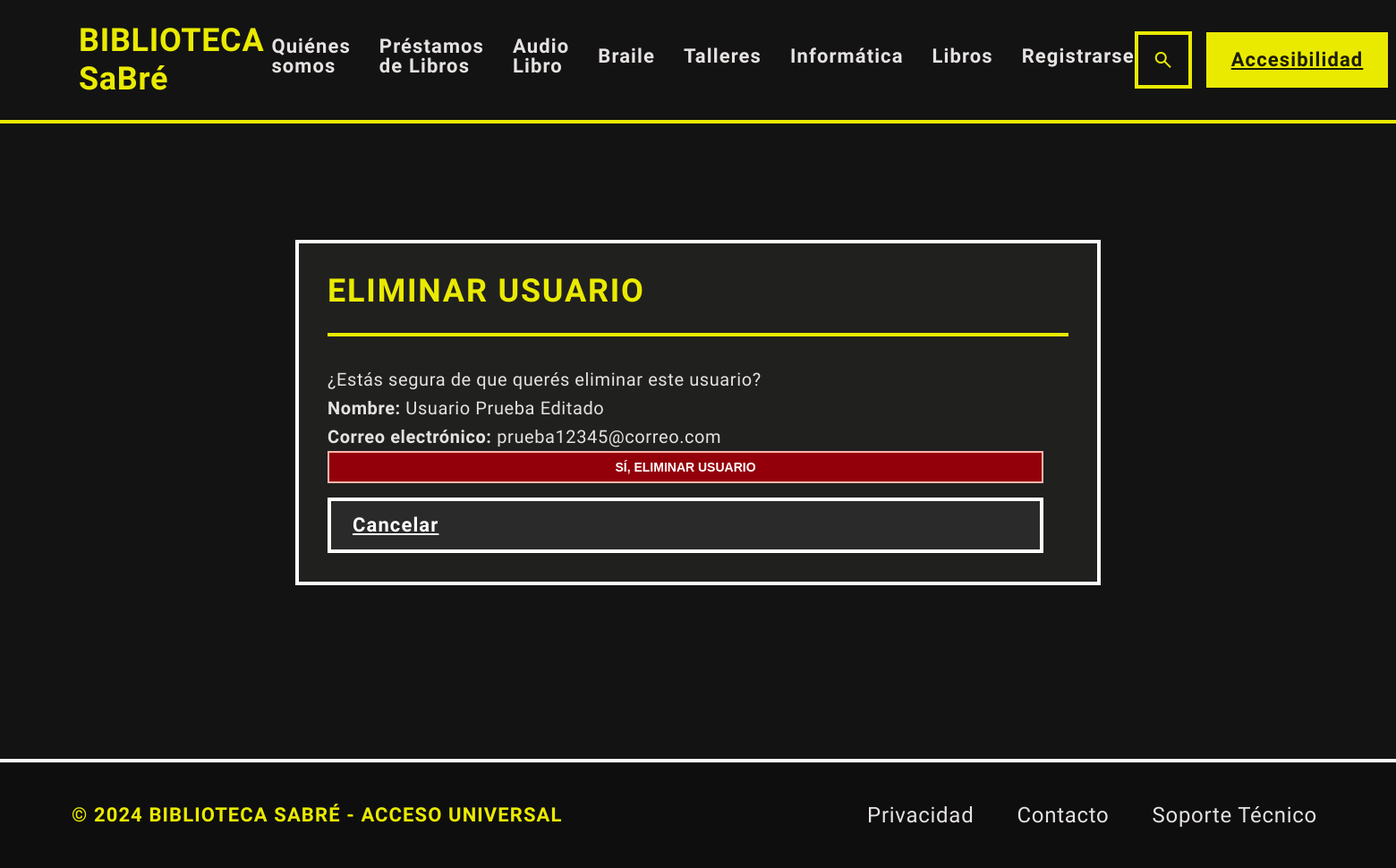
Page /eliminar-usuario/1/ (signed in) on the committed database.
### Administrador/models.py (models this page shows, shortened)
class Usuarios(models.Model):
    nombre_usuario = models.CharField(max_length=30)
    email_usuario = models.EmailField()

### Administrador/views.py (the view, shortened to what this page needs)
# urls.py: path('eliminar-usuario/<int:id>/', views.eliminar_usuario, name='eliminar_usuario'),
@staff_member_required
def eliminar_usuario(request, id):
    usuario = get_object_or_404(Usuarios, id=id)
    return render(
        request,
        'Administrador/eliminar_usuario.html',
        {'usuario': usuario}
    )

### templates/Administrador/eliminar_usuario.html (shortened to what this page needs)
{% extends "Administrador/index.html" %}
{% load static %}
{% block codigoDinamico %}
<main class="main-content">
    <section class="products-section">
        <div class="products-header">
            <h1 class="section-title uppercase tracking-wider">
                ELIMINAR USUARIO
            </h1>
        </div>
        <div class="form-container">
            <p>
                ¿Estás segura de que querés eliminar este usuario?
            </p>
            <p>
                <strong>Nombre:</strong> {{ usuario.nombre_usuario }}
            </p>
            <p>
                <strong>Correo electrónico:</strong> {{ usuario.email_usuario }}
            </p>
            <form method="POST">
                <button type="submit" class="btn-eliminar">
                    Sí, eliminar usuario
                </button>
                <a href="{% url 'usuarios' %}" class="btn-buscar-usuarios">
                    Cancelar
                </a>
            </form>
        </div>
    </section>
</main>
{% endblock codigoDinamico %}

### static/Administrador/style.css (style rules this page uses)
:root { --primary-fixed-dim: #cdcd00; --on-secondary-container: #b5b5b5; --background: #131313; --on-secondary: #303030; --outline: #939277; --inverse-surface: #e5e2e1; --on-surface-variant: #cac8aa; --surface-container-low: #1c1b1b; --outline-variant: #484831; --on-tertiary-container: #636565; --surface-container-high: #2a2a2a; --surface-container: #20201f; --error-container: #93000a; --on-tertiary-fixed-variant: #454747; --secondary: #c6c6c6; --on-primary-fixed-variant: #494900; --on-primary-container: #686800; --on-primary: #323200; --tertiary: #ffffff; --on-secondary-fixed: #1b1b1b; --on-error-container: #ffdad6; --on-background: #e5e2e1; --inverse-primary: #626200; --primary-fixed: #eaea00; --secondary-fixed: #e2e2e2; --secondary-container: #474747; --surface-tint: #cdcd00; --on-primary-fixed: #1d1d00; --primary: #ffffff; --surface-dim: #131313; --on-tertiary: #2f3131; --secondary-fixed-dim: #c6c6c6; --on-secondary-fixed-variant: #474747; --surface-bright: #393939; --inverse-on-surface: #313030; --surface-container-lowest: #0e0e0e; --on-tertiary-fixed: #1a1c1c; --tertiary-fixed-dim: #c6c6c7; --tertiary-container: #e2e2e2; --tertiary-fixed: #e2e2e2; --surface-variant: #353535; --error: #ffb4ab; --on-error: #690005; --surface: #131313; --on-surface: #e5e2e1; --surface-container-highest: #353535; --primary-container: #eaea00; --margin-desktop: 80px; --margin-mobile: 24px; --gutter: 32px; --stack-sm: 16px; --stack-md: 32px; --stack-lg: 64px; --font-atkinson: "Atkinson Hyperlegible Next", sans-serif; }
* { box-sizing: border-box; margin: 0; padding: 0; }
body { background-color: var(--background); color: var(--on-background); font-family: var(--font-atkinson); font-size: 20px; line-height: 1.6; letter-spacing: 0.03em; font-weight: 400; min-height: 100vh; display: flex; flex-direction: column; }
.main-content { flex-grow: 1; display: flex; flex-direction: column; gap: var(--stack-lg); padding: var(--margin-desktop); }
.section-title { font-size: 36px; line-height: 1.2; letter-spacing: 0.02em; font-weight: 700; color: var(--primary-fixed); border-bottom: 4px solid var(--primary-fixed); padding-bottom: 16px; display: inline-block; align-self: flex-start; }
.products-section { display: flex; flex-direction: column; gap: var(--stack-md); margin-top: var(--stack-lg); border: 4px solid var(--tertiary); padding: 32px; background-color: var(--surface-container); }
.products-header { display: flex; flex-direction: row; align-items: center; justify-content: space-between; gap: 16px; border-bottom: 4px solid var(--primary-fixed); padding-bottom: 24px; }
.products-header .section-title { border-bottom: none; padding-bottom: 0; }
.uppercase { text-transform: uppercase; }
.tracking-wider { letter-spacing: 0.05em; }
.btn-buscar-usuarios { background-color: var(--surface-container-high); color: var(--tertiary); font-size: 22px; line-height: 1; letter-spacing: 0.05em; font-weight: 700; padding: 16px 24px; border: 4px solid var(--tertiary); border-radius: 0; cursor: pointer; display: flex; align-items: center; gap: 8px; transition: background-color 0.15s ease, color 0.15s ease; }
.btn-eliminar { background-color: var(--error-container); color: var(--tertiary); border: 2px solid var(--error); font-weight: 700; padding: 8px 16px; font-size: 14px; text-transform: uppercase; border-radius: 0; cursor: pointer; transition: background-color 0.15s ease, color 0.15s ease; }
form { display: flex; flex-direction: column; gap: 16px; max-width: 800px; }
main.main-content > .products-section { width: min(900px, 92%); margin: 50px auto; box-sizing: border-box; }

### rows in the picture
Usuarios: nombre_usuario "Usuario Prueba Editado", email_usuario "prueba12345@correo.com"
